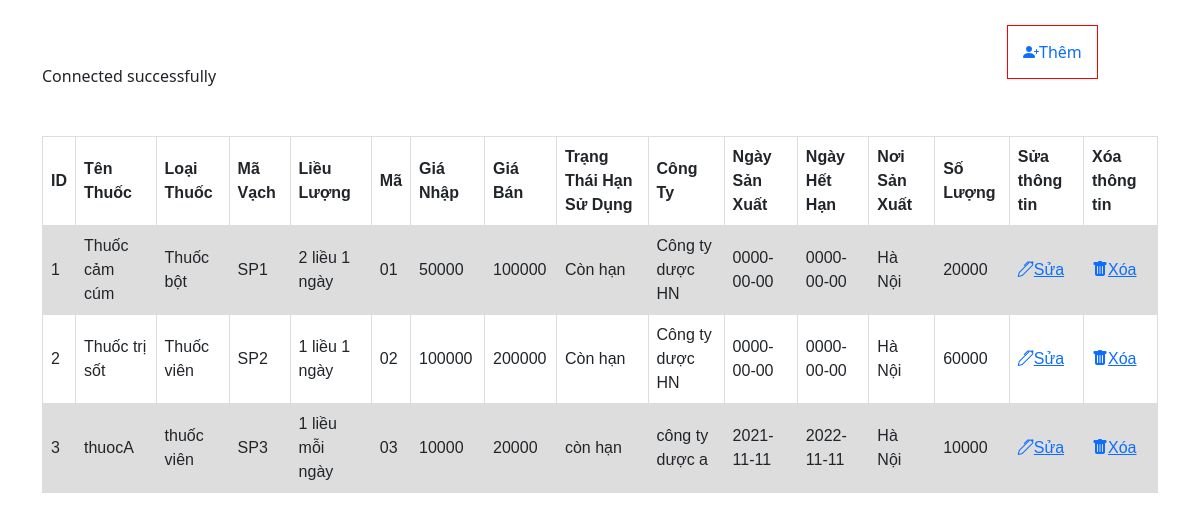
The page / on the database its author committed.
### tables this page shows
CREATE TABLE `drugs` (
  `id` int(11) NOT NULL,
  `name` varchar(99) DEFAULT NULL,
  `type` varchar(99) DEFAULT NULL,
  `barcode` varchar(99) DEFAULT NULL,
  `dose` varchar(99) DEFAULT NULL,
  `code` varchar(99) DEFAULT NULL,
  `cost_pride` int(11) DEFAULT NULL,
  `selling_price` int(11) DEFAULT NULL,
  `expiry` varchar(99) DEFAULT NULL,
  `company_name` varchar(99) DEFAULT NULL,
  `production_date` date DEFAULT NULL,
  `expiration_date` date DEFAULT NULL,
  `place` varchar(99) DEFAULT NULL,
  `quantity` varchar(99) DEFAULT NULL
);

### src/index.php (the view, shortened to what this page needs)
<!doctype html>
<html lang="en">
<head>
    <link href="https://cdn.jsdelivr.net/npm/bootstrap@5.0.2/dist/css/bootstrap.min.css" rel="stylesheet">
    <link rel="stylesheet" href="https://cdn.jsdelivr.net/npm/bootstrap-icons@1.6.0/font/bootstrap-icons.css">
</head>
<body>
    <div class="container">
        <div class="row add" >
            <div class="col-md-10"></div>
            <div class="col-md-2 them">
            <a href="add.php" ><i class="bi bi-person-plus-fill"></i>Thêm</a>
            </div>
        </div>
        <div class="row">
            <div class="col-md-12">
                <table>
                    <tr>
                        <th>ID</th>
                        <th>Tên Thuốc</th>
                        <th>Loại Thuốc</th>
                        <th>Mã Vạch</th>
                        <th>Liều Lượng</th>
                        <th>Mã</th>
                        <th>Giá Nhập</th>
                        <th>Giá Bán</th>
                        <th>Trạng Thái Hạn Sử Dụng</th>
                        <th>Công Ty</th>
                        <th>Ngày Sản Xuất</th>
                        <th>Ngày Hết Hạn</th>
                        <th>Nơi Sản Xuất</th>
                        <th>Số Lượng</th>
                        <th>Sửa thông tin</th>
                        <th>Xóa thông tin</th>
                    </tr>
                    <?php
                    include('connect.php');
                    $sql = "SELECT * FROM DRUGS";
                    $result = mysqli_query($conn, $sql);
                    if (mysqli_num_rows($result) > 0) {
                        while ($row = mysqli_fetch_assoc($result)) {
                            echo '<tr>';
                            echo '<td>'.$row["id"].'</td>';
                            echo '<td>'.$row["name"].'</td>';
                            echo '<td>'.$row["type"].'</td>';
                            echo '<td>'.$row["barcode"].'</td>';
                            echo '<td>'.$row["dose"].'</td>';
                            echo '<td>'.$row["code"].'</td>';
                            echo '<td>'.$row["cost_pride"].'</td>';
                            echo '<td>'.$row["selling_price"].'</td>';
                            echo '<td>'.$row["expiry"].'</td>';
                            echo '<td>'.$row["company_name"].'</td>';
                            echo '<td>'.$row["production_date"].'</td>';
                            echo '<td>'.$row["expiration_date"].'</td>';
                            echo '<td>'.$row["place"].'</td>';
                            echo '<td>'.$row["quantity"].'</td>';
                            echo '<td><a href="" ><i class="bi bi-pen"></i>Sửa</a></td>';
                            echo '<td><a href="delete.php?id='.$row["id"].'" ><i class="bi bi-trash-fill"></i>Xóa</a></td>';
                            echo '</tr>';
                            echo '<br>';
                        }
                    } else {
                        echo "0 results";
                    }
                    ?>
                </table>
            </div>
        </div>
    </div>
</body>
</html>

### src/index.php (style rules this page uses)
table { font-family: arial, sans-serif; border-collapse: collapse; width: 100%; }
td, th { border: 1px solid #dddddd; text-align: left; padding: 8px; }
tr:nth-child(even) { background-color: #dddddd; }
.them a { border: 1px solid red; margin: 15px; padding: 15px; text-decoration: none; }
.add { margin-top: 40px; }

### rows shown on the page
drugs: id "1", name "Thuốc cảm cúm", type "Thuốc bột", barcode "SP1", dose "2 liều 1 ngày", code "01", cost_pride "50000", selling_price "100000", expiry "Còn hạn", company_name "Công ty dược HN", production_date "0000-00-00", expiration_date "0000-00-00", place "Hà Nội", quantity "20000"
drugs: id "2", name "Thuốc trị sốt", type "Thuốc viên", barcode "SP2", dose "1 liều 1 ngày", code "02", cost_pride "100000", selling_price "200000", expiry "Còn hạn", company_name "Công ty dược HN", production_date "0000-00-00", expiration_date "0000-00-00", place "Hà Nội", quantity "60000"
drugs: id "3", name "thuocA", type "thuốc viên", barcode "SP3", dose "1 liều mỗi ngày", code "03", cost_pride "10000", selling_price "20000", expiry "còn hạn", company_name "công ty dược a", production_date "2021-11-11", expiration_date "2022-11-11", place "Hà Nội", quantity "10000"
